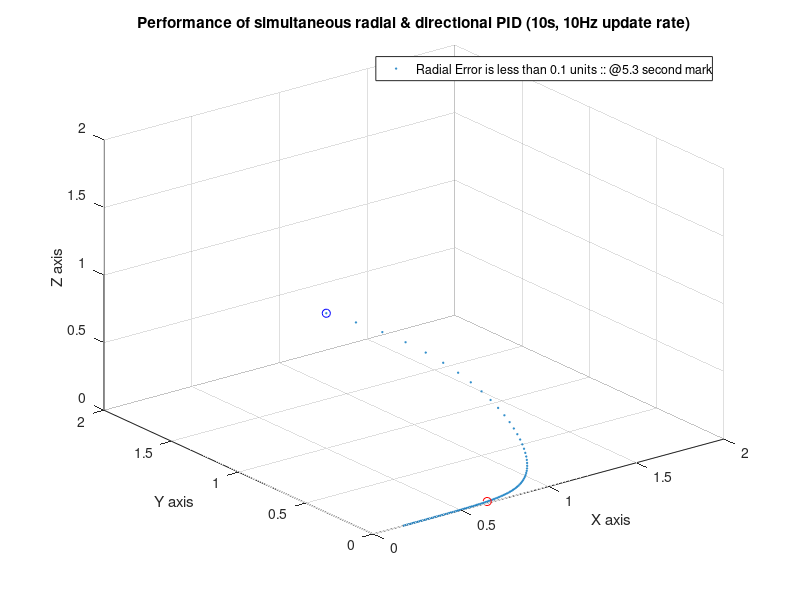

This chart was generated by the following MATLAB code:
time = 0;
timeResolution = 0.1;

KiVy = 0.2;
KpVy = 2;
KiW = 0.1;
KpW = 1;
KiVx = 0.2;
KpVx = 2;

target = [1,2,2]; % x,y,z
camera = target./2;
C = camera;
currentPosition = [0,0,0];
currentDirection = [1,0,0];


IntY = 0;
IntX = 0;
IntX_1 = 0;
for time = (0:1:100)
    Zerror = camera(3);
    Yerror = camera(2);
    Z_1error = 0.1/(1+Zerror^2);
    IntX = IntX + Zerror*timeResolution;
    IntY = IntY + Yerror*timeResolution;
    IntX_1 = IntX_1 + Z_1error*timeResolution;

    Vy = KpVy*Yerror ; %+ KiVy*IntX_1;   % upward velocity
    W = KpW*Zerror ; %+ KiW*IntX;          % omega
    Vx = KpVx*Z_1error ; %+ KiVx*IntX_1;   % radial velocity
    
    o = W*timeResolution;
    
    R = [[cos(o), 0, sin(o)];[0, 1, 0];[-sin(o), 0, cos(o)]];
    
    tcow = [target(1)-Vx*timeResolution,target(2)-Vy*timeResolution,target(3)];
    target = tcow;
    target = target*R';
    
    if ((camera(3))^2 + (camera(2))^2 > 0.0001)
        ResPt = camera;
        T = time;
    end
    
    camera = target./2;
    C = [C;camera];
end

figure
scatter3(C(:,1),C(:,2),C(:,3),1);
hold on;
scatter3(0.5,1,1, 'b');
scatter3(ResPt(1),ResPt(2),ResPt(3), 'r');
hold off;
legend('Radial Error is less than 0.1 units :: @5.3 second mark','Location','Northeast');
title('Performance of simultaneous radial & directional PID (10s, 10Hz update rate)');
xlabel('X axis');
ylabel('Y axis');
zlabel('Z axis');
set(gca,'XLim',[0 2],'YLim',[0 2],'ZLim',[0 2]);
